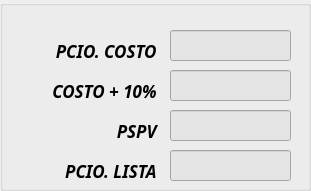
             <widget class="QGroupBox" name="groupBox_5">
              <property name="geometry">
               <rect>
                <x>590</x>
                <y>30</y>
                <width>311</width>
                <height>191</height>
               </rect>
              </property>
              <property name="title">
               <string/>
              </property>
              <widget class="QLineEdit" name="line_PSPV">
               <property name="geometry">
                <rect>
                 <x>170</x>
                 <y>110</y>
                 <width>121</width>
                 <height>31</height>
                </rect>
               </property>
               <property name="font">
                <font>
                 <family>Calibri</family>
                 <pointsize>14</pointsize>
                </font>
               </property>
               <property name="styleSheet">
                <string notr="true">color: rgb(0, 0, 0);
background-color: rgb(229, 229, 229);</string>
               </property>
               <property name="text">
                <string/>
               </property>
               <property name="alignment">
                <set>Qt::AlignRight|Qt::AlignTrailing|Qt::AlignVCenter</set>
               </property>
              </widget>
              <widget class="QLabel" name="label_9">
               <property name="geometry">
                <rect>
                 <x>80</x>
                 <y>120</y>
                 <width>81</width>
                 <height>21</height>
                </rect>
               </property>
               <property name="font">
                <font>
                 <family>Javanese Text</family>
                 <pointsize>13</pointsize>
                 <weight>75</weight>
                 <italic>true</italic>
                 <bold>true</bold>
                </font>
               </property>
               <property name="styleSheet">
                <string notr="true">color: rgb(0, 0, 0);</string>
               </property>
               <property name="text">
                <string>PSPV </string>
               </property>
               <property name="alignment">
                <set>Qt::AlignRight|Qt::AlignTrailing|Qt::AlignVCenter</set>
               </property>
              </widget>
              <widget class="QLabel" name="label_8">
               <property name="geometry">
                <rect>
                 <x>10</x>
                 <y>80</y>
                 <width>151</width>
                 <height>21</height>
                </rect>
               </property>
               <property name="font">
                <font>
                 <family>Javanese Text</family>
                 <pointsize>13</pointsize>
                 <weight>75</weight>
                 <italic>true</italic>
                 <bold>true</bold>
                </font>
               </property>
               <property name="styleSheet">
                <string notr="true">color: rgb(0, 0, 0);</string>
               </property>
               <property name="text">
                <string>COSTO + 10% </string>
               </property>
               <property name="alignment">
                <set>Qt::AlignRight|Qt::AlignTrailing|Qt::AlignVCenter</set>
               </property>
              </widget>
              <widget class="QLabel" name="label_7">
               <property name="geometry">
                <rect>
                 <x>20</x>
                 <y>40</y>
                 <width>141</width>
                 <height>21</height>
                </rect>
               </property>
               <property name="font">
                <font>
                 <family>Javanese Text</family>
                 <pointsize>13</pointsize>
                 <weight>75</weight>
                 <italic>true</italic>
                 <bold>true</bold>
                </font>
               </property>
               <property name="styleSheet">
                <string notr="true">color: rgb(0, 0, 0);</string>
               </property>
               <property name="text">
                <string>PCIO. COSTO </string>
               </property>
               <property name="alignment">
                <set>Qt::AlignRight|Qt::AlignTrailing|Qt::AlignVCenter</set>
               </property>
              </widget>
              <widget class="QLineEdit" name="line_Pcio_Lista">
               <property name="geometry">
                <rect>
                 <x>170</x>
                 <y>150</y>
                 <width>121</width>
                 <height>31</height>
                </rect>
               </property>
               <property name="font">
                <font>
                 <family>Calibri</family>
                 <pointsize>14</pointsize>
                </font>
               </property>
               <property name="styleSheet">
                <string notr="true">color: rgb(0, 0, 0);
background-color: rgb(229, 229, 229);</string>
               </property>
               <property name="text">
                <string/>
               </property>
               <property name="alignment">
                <set>Qt::AlignRight|Qt::AlignTrailing|Qt::AlignVCenter</set>
               </property>
              </widget>
              <widget class="QLineEdit" name="line_Costo10">
               <property name="geometry">
                <rect>
                 <x>170</x>
                 <y>70</y>
                 <width>121</width>
                 <height>31</height>
                </rect>
               </property>
               <property name="font">
                <font>
                 <family>Calibri</family>
                 <pointsize>14</pointsize>
                </font>
               </property>
               <property name="styleSheet">
                <string notr="true">color: rgb(0, 0, 0);
background-color: rgb(229, 229, 229);</string>
               </property>
               <property name="text">
                <string/>
               </property>
               <property name="alignment">
                <set>Qt::AlignRight|Qt::AlignTrailing|Qt::AlignVCenter</set>
               </property>
              </widget>
              <widget class="QLabel" name="label_16">
               <property name="geometry">
                <rect>
                 <x>10</x>
                 <y>160</y>
                 <width>151</width>
                 <height>21</height>
                </rect>
               </property>
               <property name="font">
                <font>
                 <family>Javanese Text</family>
                 <pointsize>13</pointsize>
                 <weight>75</weight>
                 <italic>true</italic>
                 <bold>true</bold>
                </font>
               </property>
               <property name="styleSheet">
                <string notr="true">color: rgb(0, 0, 0);</string>
               </property>
               <property name="text">
                <string>PCIO. LISTA </string>
               </property>
               <property name="alignment">
                <set>Qt::AlignRight|Qt::AlignTrailing|Qt::AlignVCenter</set>
               </property>
              </widget>
              <widget class="QLineEdit" name="line_Pcio_Costo">
               <property name="geometry">
                <rect>
                 <x>170</x>
                 <y>30</y>
                 <width>121</width>
                 <height>31</height>
                </rect>
               </property>
               <property name="font">
                <font>
                 <family>Calibri</family>
                 <pointsize>14</pointsize>
                </font>
               </property>
               <property name="styleSheet">
                <string notr="true">color: rgb(0, 0, 0);
background-color: rgb(229, 229, 229);
</string>
               </property>
               <property name="text">
                <string/>
               </property>
               <property name="alignment">
                <set>Qt::AlignRight|Qt::AlignTrailing|Qt::AlignVCenter</set>
               </property>
              </widget>
             </widget>
